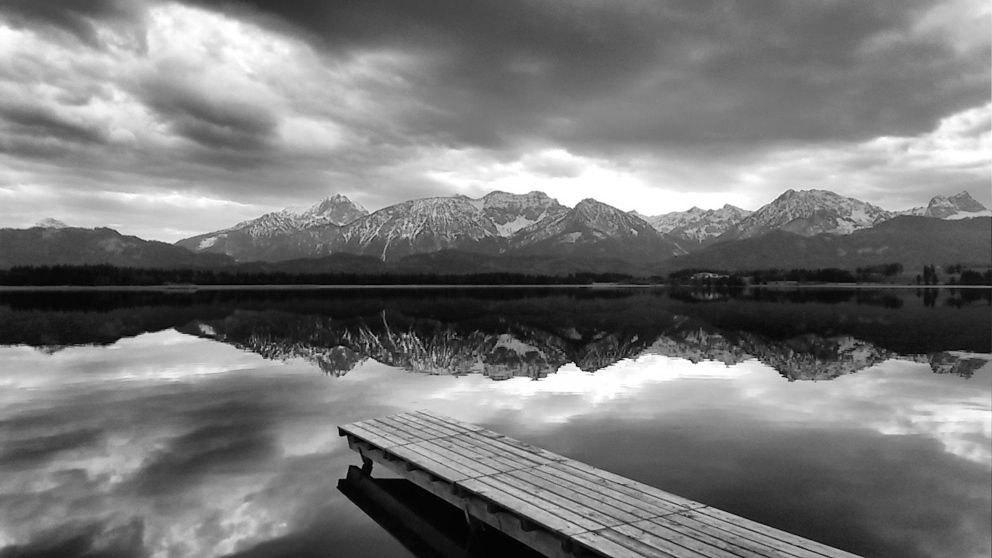
#> input picture Sem_VII/DIP/codes/images/p3.jpg, 1984 x 1116 px (shown at 1/2 size)
$ python histogram_equalization.py
#> lines starting #> are read from the running program, lines starting #| are printed output that depends on the picture
import cv2
import numpy as np
from matplotlib import pylab as plt

filename = './images/p3.jpg'
img = cv2.imread(filename)
#> img is the input picture: shape (1116, 1984, 3); min 0, max 255, mean 120.7
img1 = cv2.cvtColor(img, cv2.COLOR_BGR2GRAY)

# [8 lines of commented-out code are left out]
equal = cv2.equalizeHist(img1)
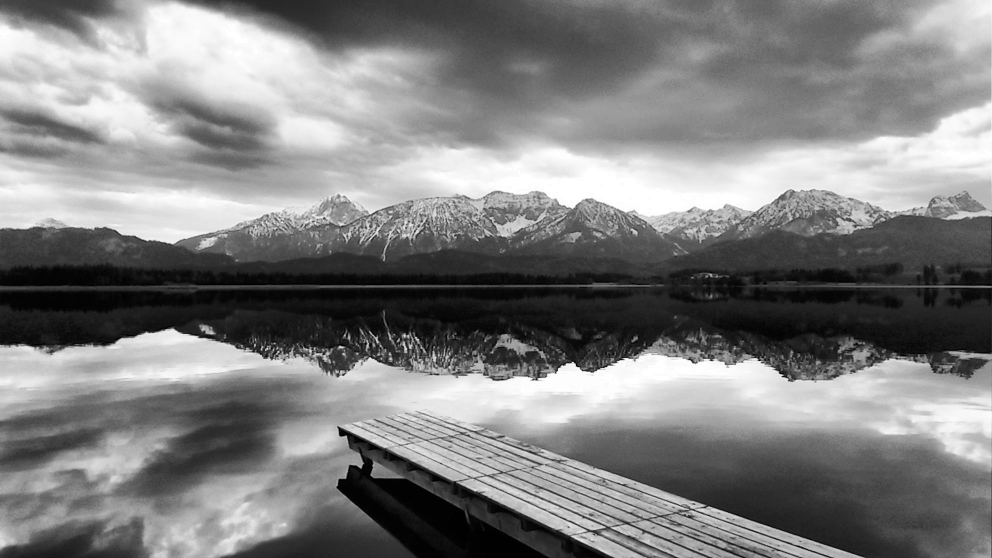
#> equal: shape (1116, 1984) (shown at 1/2 size); min 0, max 255, mean 128.1
hist1,bins1 = np.histogram(equal.flatten(),256,[0,256])
#> hist1 = 256 values, max 21464 at index 255, min 0 at index 12, mean 8649; bins1 = 257 values from 0 to 256

plt.figure(1)
plt.subplot(231)
plt.imshow(img)
plt.subplot(222)
plt.imshow(equal)
plt.subplot(224)
plt.hist(equal.flatten(),256,[0,256],color='r')
plt.subplot(223)
hist_bins = np.histogram(img1.flatten(),256,[0,256])
plt.hist(img1.flatten(),256,[0,256],color='r')
plt.show()

# create histogram equalization function
#  deadline
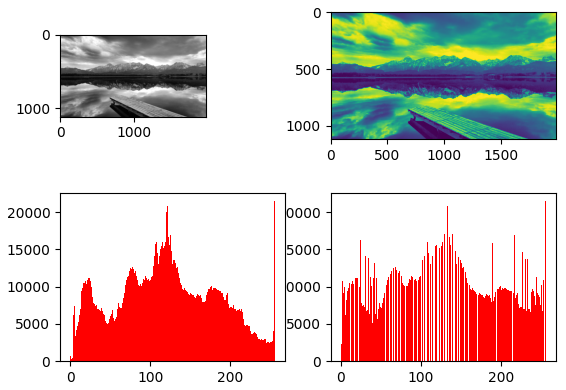
#> figure drawn by matplotlib, 4 panels; panel 3: tallest bar 21464 high, from x = 255 to 256; panel 4: tallest bar 21464 high, from x = 255 to 256

$ run again, with Sem_VII/DIP/codes/images/p1.jpg copied over Sem_VII/DIP/codes/images/p3.jpg
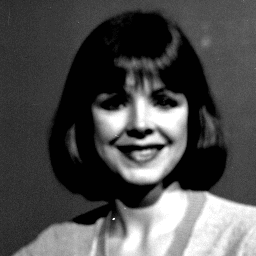
#> input picture Sem_VII/DIP/codes/images/p1.jpg, 256 x 256 px
#> img is the input picture: shape (256, 256, 3); min 1, max 255, mean 77.8
#> `equal = cv2.equalizeHist(img1)`:
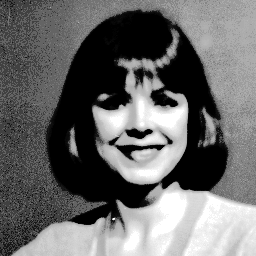
#> equal: shape (256, 256); min 0, max 255, mean 105.6
#> hist1 = 256 values, max 15056 at index 0, min 0 at index 1, mean 256; bins1 = 257 values from 0 to 256
#> `#  deadline`:
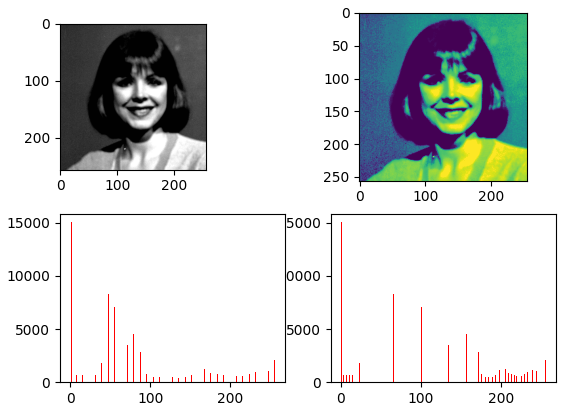
#> figure drawn by matplotlib, 4 panels; panel 3: tallest bar 15056 high, from x = 0 to 1; panel 4: tallest bar 15056 high, from x = 1 to 2

$ run again, with Sem_VII/DIP/codes/images/p2.jpg copied over Sem_VII/DIP/codes/images/p3.jpg
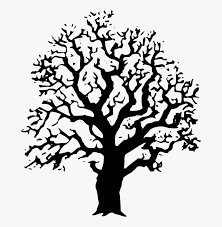
#> input picture Sem_VII/DIP/codes/images/p2.jpg, 222 x 227 px
#> img is the input picture: shape (227, 222, 3); min 0, max 255, mean 198.8
#> `equal = cv2.equalizeHist(img1)`:
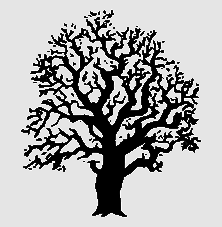
#> equal: shape (227, 222); min 0, max 255, mean 172.9
#> hist1 = 256 values, max 32947 at index 229, min 0 at index 31, mean 196.9; bins1 = 257 values from 0 to 256
#> `#  deadline`:
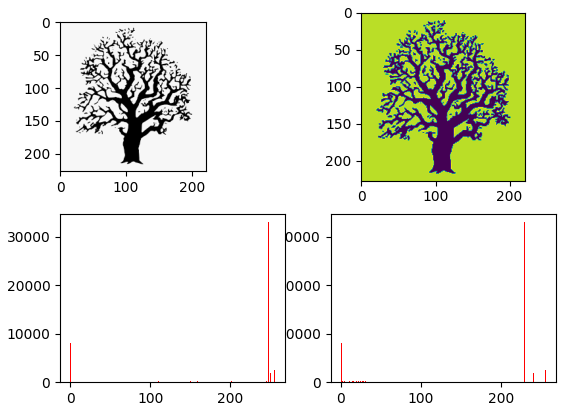
#> figure drawn by matplotlib, 4 panels; panel 3: tallest bar 32947 high, from x = 229 to 230; panel 4: tallest bar 32947 high, from x = 247 to 248

$ run again, with Sem_VII/DIP/codes/images/p4.jpg copied over Sem_VII/DIP/codes/images/p3.jpg
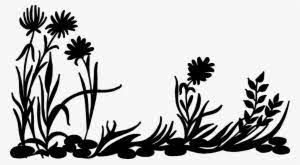
#> input picture Sem_VII/DIP/codes/images/p4.jpg, 300 x 165 px
#> img is the input picture: shape (165, 300, 3); min 0, max 255, mean 189.5
#> `equal = cv2.equalizeHist(img1)`:
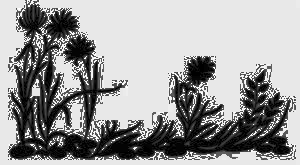
#> equal: shape (165, 300); min 0, max 255, mean 155.7
#> hist1 = 256 values, max 25135 at index 232, min 0 at index 1, mean 193.4; bins1 = 257 values from 0 to 256
#> `#  deadline`:
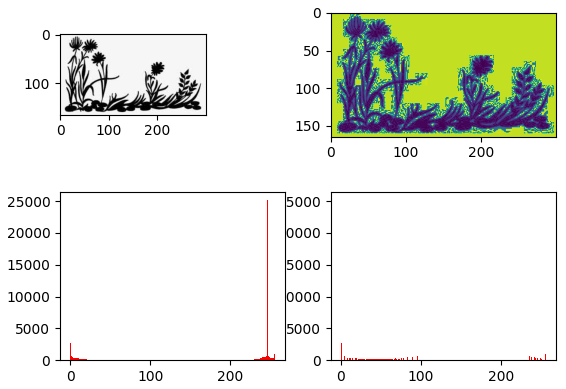
#> figure drawn by matplotlib, 4 panels; panel 3: tallest bar 25135 high, from x = 232 to 233; panel 4: tallest bar 25135 high, from x = 246 to 247
